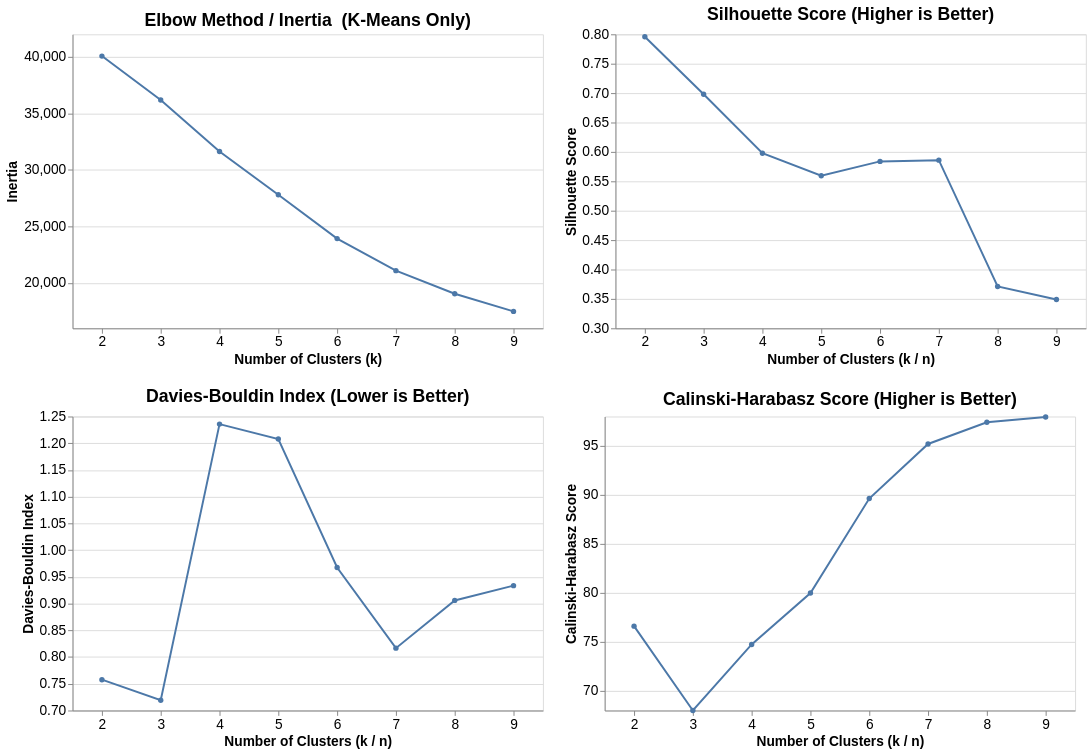

Notebook source saved alongside this figure:
### Code cell
def compute_kmeans_metrics(X, k_range=range(2, 10)):
    """Run KMeans for each k and return metric lists + numpy arrays."""
    inertias, silhouette_scores, davies_bouldin_scores, calinski_harabasz_scores = [], [], [], []
    for k in k_range:
        kmeans = KMeans(n_clusters=k, random_state=42, n_init=10)
        labels = kmeans.fit_predict(X)
        inertias.append(kmeans.inertia_)
        silhouette_scores.append(silhouette_score(X, labels))
        davies_bouldin_scores.append(davies_bouldin_score(X, labels))
        calinski_harabasz_scores.append(calinski_harabasz_score(X, labels))
    return (
        inertias, silhouette_scores, davies_bouldin_scores, calinski_harabasz_scores,
        np.array(inertias), np.array(silhouette_scores),
        np.array(davies_bouldin_scores), np.array(calinski_harabasz_scores)
    )


def build_metric_dataframes(k_range, inertias, silhouette_scores, davies_bouldin_scores, calinski_harabasz_scores):
    """Build inertia and shared-metrics DataFrames for charting."""
    k_list = list(k_range)
    inertia_df = pd.DataFrame({'k': k_list, 'Inertia': inertias})
    shared_metrics_df = pd.DataFrame([
        {'k': k, 'Method': 'K-Means', 'Silhouette': s, 'Davies-Bouldin': d, 'Calinski-Harabasz': c}
        for k, s, d, c in zip(k_list, silhouette_scores, davies_bouldin_scores, calinski_harabasz_scores)
    ])
    return inertia_df, shared_metrics_df


def plot_kmeans_metrics(inertia_df, shared_metrics_df):
    """Return a 2×2 Altair grid of KMeans evaluation metric charts."""
    method_color = alt.Color(
        'Method:N',
        scale=alt.Scale(domain=['K-Means'], range=['#4C78A8']),
        title='Method', legend=None
    )
    base_km     = alt.Chart(inertia_df).encode(
        x=alt.X('k:O', title='Number of Clusters (k)', axis=alt.Axis(labelAngle=0))
    )
    base_shared = alt.Chart(shared_metrics_df).encode(
        x=alt.X('k:O', title='Number of Clusters (k / n)', axis=alt.Axis(labelAngle=0)),
        color=method_color
    )
    elbow = base_km.mark_line(point=True, color='#4C78A8').encode(
        y=alt.Y('Inertia:Q', title='Inertia', scale=alt.Scale(zero=False)),
        tooltip=['k', 'Inertia']
    ).properties(title='Elbow Method / Inertia  (K-Means Only)', width=alt.Step(60), height=300)

    silhouette_chart = base_shared.mark_line(point=True).encode(
        y=alt.Y('Silhouette:Q', title='Silhouette Score', scale=alt.Scale(zero=False)),
        tooltip=['k', 'Method', 'Silhouette']
    ).properties(title='Silhouette Score (Higher is Better)', width=alt.Step(60), height=300)

    davies_chart = base_shared.mark_line(point=True).encode(
        y=alt.Y('Davies-Bouldin:Q', title='Davies-Bouldin Index', scale=alt.Scale(zero=False)),
        tooltip=['k', 'Method', 'Davies-Bouldin']
    ).properties(title='Davies-Bouldin Index (Lower is Better)', width=alt.Step(60), height=300)

    calinski_chart = base_shared.mark_line(point=True).encode(
        y=alt.Y('Calinski-Harabasz:Q', title='Calinski-Harabasz Score', scale=alt.Scale(zero=False)),
        tooltip=['k', 'Method', 'Calinski-Harabasz']
    ).properties(title='Calinski-Harabasz Score (Higher is Better)', width=alt.Step(60), height=300)

    return (
        (elbow | silhouette_chart) & (davies_chart | calinski_chart)
    ).resolve_scale(y='independent').configure_axis(
        labelFontSize=14,
        titleFontSize=14,
    ).configure_title(fontSize=18)


k_range = range(2, 10)

(inertias, silhouette_scores, davies_bouldin_scores, calinski_harabasz_scores,
 inertias_arr, silhouette_arr, db_arr, ch_arr) = compute_kmeans_metrics(reduced_X_scaled_minus_noise, k_range)

inertia_df, shared_metrics_df = build_metric_dataframes(
    k_range, inertias, silhouette_scores, davies_bouldin_scores, calinski_harabasz_scores
)

plot_kmeans_metrics(inertia_df, shared_metrics_df)

### Figure 1 — Vega-Lite specification as saved in the notebook (floating-point values rounded to 4 significant figures)
{"config": {"view": {"continuousWidth": 300, "continuousHeight": 300}, "axis": {"labelFontSize": 14, "titleFontSize": 14}, "title": {"fontSize": 18}}, "vconcat": [{"hconcat": [{"data": {"name": "data-2dd9f1aca017123ce08e4bd972bb0b40"}, "mark": {"type": "line", "color": "#4C78A8", "point": true}, "encoding": {"tooltip": [{"field": "k", "type": "quantitative"}, {"field": "Inertia", "type": "quantitative"}], "x": {"axis": {"labelAngle": 0}, "field": "k", "title": "Number of Clusters (k)", "type": "ordinal"}, "y": {"field": "Inertia", "scale": {"zero": false}, "title": "Inertia", "type": "quantitative"}}, "height": 300, "title": "Elbow Method / Inertia  (K-Means Only)", "width": {"step": 60}}, {"data": {"name": "data-caf64eb789d0923b01e6e26f088e42e9"}, "mark": {"type": "line", "point": true}, "encoding": {"color": {"field": "Method", "legend": null, "scale": {"domain": ["K-Means"], "range": ["#4C78A8"]}, "title": "Method", "type": "nominal"}, "tooltip": [{"field": "k", "type": "quantitative"}, {"field": "Method", "type": "nominal"}, {"field": "Silhouette", "type": "quantitative"}], "x": {"axis": {"labelAngle": 0}, "field": "k", "title": "Number of Clusters (k / n)", "type": "ordinal"}, "y": {"field": "Silhouette", "scale": {"zero": false}, "title": "Silhouette Score", "type": "quantitative"}}, "height": 300, "title": "Silhouette Score (Higher is Better)", "width": {"step": 60}}]}, {"hconcat": [{"mark": {"type": "line", "point": true}, "encoding": {"color": {"field": "Method", "legend": null, "scale": {"domain": ["K-Means"], "range": ["#4C78A8"]}, "title": "Method", "type": "nominal"}, "tooltip": [{"field": "k", "type": "quantitative"}, {"field": "Method", "type": "nominal"}, {"field": "Davies-Bouldin", "type": "quantitative"}], "x": {"axis": {"labelAngle": 0}, "field": "k", "title": "Number of Clusters (k / n)", "type": "ordinal"}, "y": {"field": "Davies-Bouldin", "scale": {"zero": false}, "title": "Davies-Bouldin Index", "type": "quantitative"}}, "height": 300, "title": "Davies-Bouldin Index (Lower is Better)", "width": {"step": 60}}, {"mark": {"type": "line", "point": true}, "encoding": {"color": {"field": "Method", "legend": null, "scale": {"domain": ["K-Means"], "range": ["#4C78A8"]}, "title": "Method", "type": "nominal"}, "tooltip": [{"field": "k", "type": "quantitative"}, {"field": "Method", "type": "nominal"}, {"field": "Calinski-Harabasz", "type": "quantitative"}], "x": {"axis": {"labelAngle": 0}, "field": "k", "title": "Number of Clusters (k / n)", "type": "ordinal"}, "y": {"field": "Calinski-Harabasz", "scale": {"zero": false}, "title": "Calinski-Harabasz Score", "type": "quantitative"}}, "height": 300, "title": "Calinski-Harabasz Score (Higher is Better)", "width": {"step": 60}}], "data": {"name": "data-caf64eb789d0923b01e6e26f088e42e9"}}], "resolve": {"scale": {"y": "independent"}}, "$schema": "https://vega.github.io/schema/vega-lite/v6.1.0.json", "datasets": {"data-2dd9f1aca017123ce08e4bd972bb0b40": [{"k": 2, "Inertia": 40080.0}, {"k": 3, "Inertia": 36190.0}, {"k": 4, "Inertia": 31630.0}, {"k": 5, "Inertia": 27810.0}, {"k": 6, "Inertia": 23940.0}, {"k": 7, "Inertia": 21100.0}, {"k": 8, "Inertia": 19060.0}, {"k": 9, "Inertia": 17490.0}], "data-caf64eb789d0923b01e6e26f088e42e9": [{"k": 2, "Method": "K-Means", "Silhouette": 0.7958, "Davies-Bouldin": 0.7576, "Calinski-Harabasz": 76.61}, {"k": 3, "Method": "K-Means", "Silhouette": 0.6979, "Davies-Bouldin": 0.7191, "Calinski-Harabasz": 68.0}, {"k": 4, "Method": "K-Means", "Silhouette": 0.5977, "Davies-Bouldin": 1.236, "Calinski-Harabasz": 74.74}, {"k": 5, "Method": "K-Means", "Silhouette": 0.5595, "Davies-Bouldin": 1.208, "Calinski-Harabasz": 79.99}, {"k": 6, "Method": "K-Means", "Silhouette": 0.5838, "Davies-Bouldin": 0.9675, "Calinski-Harabasz": 89.63}, {"k": 7, "Method": "K-Means", "Silhouette": 0.586, "Davies-Bouldin": 0.8167, "Calinski-Harabasz": 95.2}, {"k": 8, "Method": "K-Means", "Silhouette": 0.3711, "Davies-Bouldin": 0.9059, "Calinski-Harabasz": 97.41}, {"k": 9, "Method": "K-Means", "Silhouette": 0.3489, "Davies-Bouldin": 0.9336, "Calinski-Harabasz": 97.95}]}}
